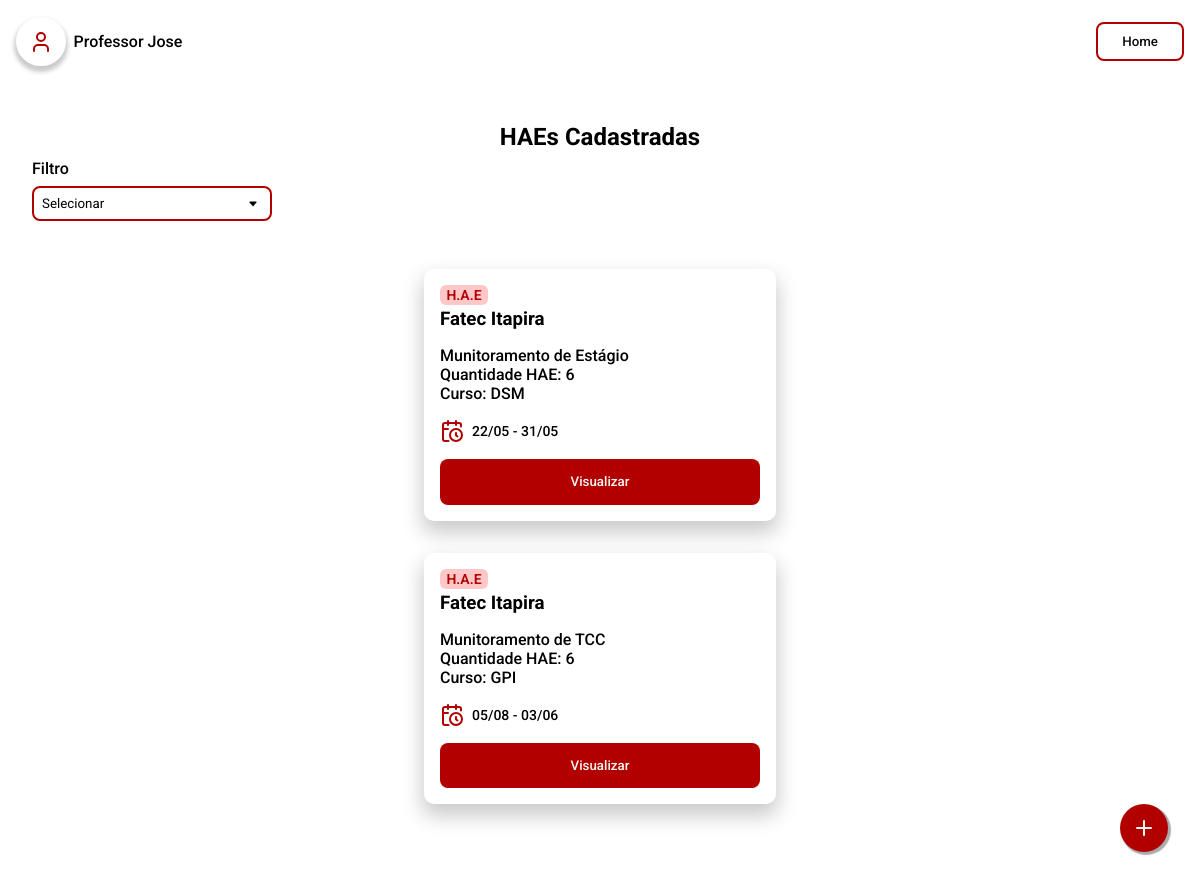
The app's page /pages/admin/haes.admin.php (signed in) with its own data.
### tables this page shows
CREATE TABLE `tb_hae` (
  `id_hae` int NOT NULL,
  `titulo` varchar(60) NOT NULL,
  `tip_hae` varchar(30) NOT NULL,
  `quant_hae` int NOT NULL,
  `descricao` varchar(500) NOT NULL,
  `data_inicio` date NOT NULL,
  `data_final` date NOT NULL
);

### server/model/HAE.php (called while the page is built, shortened)
<?php
include_once __DIR__ . "/Database.php";
class HAE
{
    public Database $db;
    public function __construct($id_hae = null, $titulo = '', $descricao = '', $data_inicio = '', $data_final = '', $quant_hae = 0, $tip_hae = '')
    {
        $this->db = new Database();
        $this->db->connect_to();
    }
    public function getHaes(): array
    {
        $query = "SELECT * FROM tb_hae LIMIT 10";
        $stmt = $this->db->get_PDO()->prepare($query);
        $stmt->execute();
        return $stmt->fetchAll(PDO::FETCH_ASSOC);
    }
}

### server/model/Database.php (called while the page is built, shortened)
<?php
class Database
{
    private string $host = 'localhost';
    private string $db   = 'pi_fatec';
    private string $user = 'root';
    private string $pass = 'root';
    private string $charset = 'utf8mb4';
    private PDO | null $pdo = null;
    public function connect_to()
    {
        $dsn = "mysql:host={$this->host};dbname={$this->db};charset={$this->charset}";
        try {
            $this->pdo = new PDO($dsn, $this->user, $this->pass);
            $this->pdo->setAttribute(PDO::ATTR_ERRMODE, PDO::ERRMODE_EXCEPTION);
        } catch (PDOException $e) {
            echo "❌ Connection failed: " . $e->getMessage();
        }
    }
    public function is_connected()
    {
        return isset($this->pdo);
    }
    public function get_PDO(): PDO | null
    {
        return $this->is_connected() ? $this->pdo : null;
    }
}

### pages/admin/haes.admin.php (the view, shortened to what this page needs)
<?php
require_once __DIR__ . "/../../server/model/HAE.php";
?>
<!DOCTYPE html>
<html lang="pt-br">
<head>
  <link rel="stylesheet" href="../../styles/global.css" />
  <link rel="stylesheet" href="../../styles/components.css" />
  <link rel="stylesheet" href="../../styles/haes.css" />
</head>
<body>
  <header-fatec
    data-button-title="Home"
    data-button-href="./painel.admin.php"></header-fatec>
  <section>
    <h1>HAEs Cadastradas</h1>
    <form action="<?php echo htmlspecialchars($_SERVER["PHP_SELF"]) ?>" method="get">
      <label for="search" class="search-container">
        Filtro
      </label>
      <select name="filtro" onchange="this.form.submit()">
        <option value="" disabled selected>Selecionar</option>
      </select>
    </form>
    <main>
      <?php
      $haes = new HAE();
      $all_haes = isset($_GET["filtro"]) && $_GET["filtro"] !== "all" ? $haes->getHAEByTip($_GET["filtro"]) : $haes->getHaes();
      foreach ($all_haes as $hae) {
        $data_inicio = date('d/m', strtotime($hae['data_inicio']));
        $data_final = date('d/m', strtotime($hae['data_final']));
        echo "
          <div class='card-hae card-primary'>
              <span class='card-hae-title'>
                  <p class='card-hae-tag'>H.A.E</p>
                  <h3 class=''>Fatec Itapira</h3>
              </span>
              <span class='card-hae-info'>
                  <p>{$hae['titulo']}</p>
                  <p>Quantidade HAE: {$hae['quant_hae']}</p>
                  <p>Curso: {$hae['tip_hae']}</p>
              </span>
              <span class='card-hae-date'>
                  <img src='../../public/icons/calendar-clock.svg' alt='calendario' />
                  <p>{$data_inicio} - {$data_final}</p>
              </span>
              <a href='./preview/hae.admin.php?id={$hae['id_hae']}'>
                  <button
                      class='button-primary'
                      style='
                          --button-color: var(--fatec-red-500);
                          --button-color-hover: var(--fatec-red-400);
                      '
                  >
                      Visualizar
                  </button>
              </a>
          </div>
          ";
      }
      ?>
    </main>
  </section>
  <a href="./add/hae_form.admin.php">
    <button
      class="add-button-primary"
      style="
          --add-button-color: var(--fatec-red-500);
          --add-button-color-hover: var(--fatec-red-400);
        ">
      <img src="../../public/icons/plus.svg" alt="plus" />
    </button>
  </a>
</body>
</html>

### styles/global.css (style rules this page uses)
:root { --fatec-red-400: #d32719; --fatec-red-500: #b20000; --fatec-red-700: #7e0000; --fatec-white-500: #f7f7f2; --fatec-dark-500: #0d0d0d; --fatec-gray-500: #666666; --fatec-gray-300: #dadada; --fatec-blue-500: #005c6d; --fatec-blue-700: #004854; --fatec-lightblue-500: #00c1cf; --fatec-lightblue-600: #00d8e8; --sm: 640px; --md: 768px; --lg: 1024px; --xl: 1280px; --2xl: 1536px; --text-xs-font-size: 0.75rem; --text-sm-font-size: 0.875rem; --text-base-font-size: 1rem; --text-lg-font-size: 1.125rem; --text-xl-font-size: 1.25rem; --text-2xl-font-size: 1.5rem; --text-xs-line-height: 1rem; --text-sm-line-height: 1.25rem; --text-base-line-height: 1.5rem; --text-lg-line-height: 1.75rem; --text-xl-line-height: 1.75rem; }
*::before, *::after { box-sizing: border-box; }
* { padding: 0; margin: 0; box-sizing: border-box; }
body { -webkit-font-smoothing: antialiased; -moz-osx-font-smoothing: grayscale; text-rendering: optimizeLegibility !important; }
a { text-decoration: none; }

### styles/components.css (style rules this page uses)
.button-primary { background: var(--button-color); color: var(--fatec-white-500); padding: 0.95rem 1.5rem; border: 0; border-radius: 8px; font-family: "Roboto", sans-serif; font-weight: 500; cursor: pointer; transition: background ease 400ms; }
.card-primary { display: flex; flex-direction: column; box-shadow: 0 10px 20px 2px #00000035; border-radius: 10px; padding: 1rem; font-family: "Roboto", sans-serif; }
.add-button-primary { background: var(--add-button-color); display: flex; align-items: center; justify-content: center; border-radius: 100%; border: none; box-shadow: 2px 2px 1px 1px #00000055; width: 3rem; height:3rem; position: fixed; bottom: 1rem; right: 1rem; cursor: pointer; transition: background ease 450ms; }
@media (min-width:720px) { .add-button-primary { bottom: 2rem; right: 2rem; } }

### styles/haes.css (style rules this page uses)
section { padding: 2rem; }
section h1 { font-family: "Roboto"; text-align: center; margin: 0.5rem 0; }
select { background: none; border: 2px solid var(--fatec-red-500); border-radius: 8px; padding: 0.5rem; outline: none; font-family: "Roboto", sans-serif; width: 15rem; background-position: calc(100% - 0.75rem) center !important; -moz-appearance: none !important; -webkit-appearance: none !important; appearance: none !important; padding-right: 2rem !important; }
form { display: flex; flex-direction: column; font-family: "Roboto", sans-serif; font-weight: 500; gap: 0.5rem; }
.card-hae { width: 22rem; gap: 1rem; margin: 1rem 0; }
.card-hae-tag { display: flex; align-items: center; justify-content: center; border-radius: 6px; font-size: var(--text-sm-font-size); font-weight: 600; line-height: var(--text-sm-line-height); background: #ff4c4d50; color: var(--fatec-red-500); width: 3rem; }
.card-hae-title { display: inherit; flex-direction: column; gap: 0.2rem; }
.card-hae-info { font-weight: 500; }
.card-hae-date { display: flex; align-items: center; gap: 0.5rem; font-size: var(--text-sm-font-size); font-weight: 500; }
main { display: flex; align-items: center; justify-content: center; flex-direction: column; padding: 2rem; }
main a, button { width: 100%; }

### records on screen
tb_hae: titulo "Munitoramento de Estágio", quant_hae "6", tip_hae "DSM", data_inicio "22/05", data_final "31/05"
tb_hae: titulo "Munitoramento de TCC", quant_hae "6", tip_hae "GPI", data_inicio "05/08", data_final "03/06"
